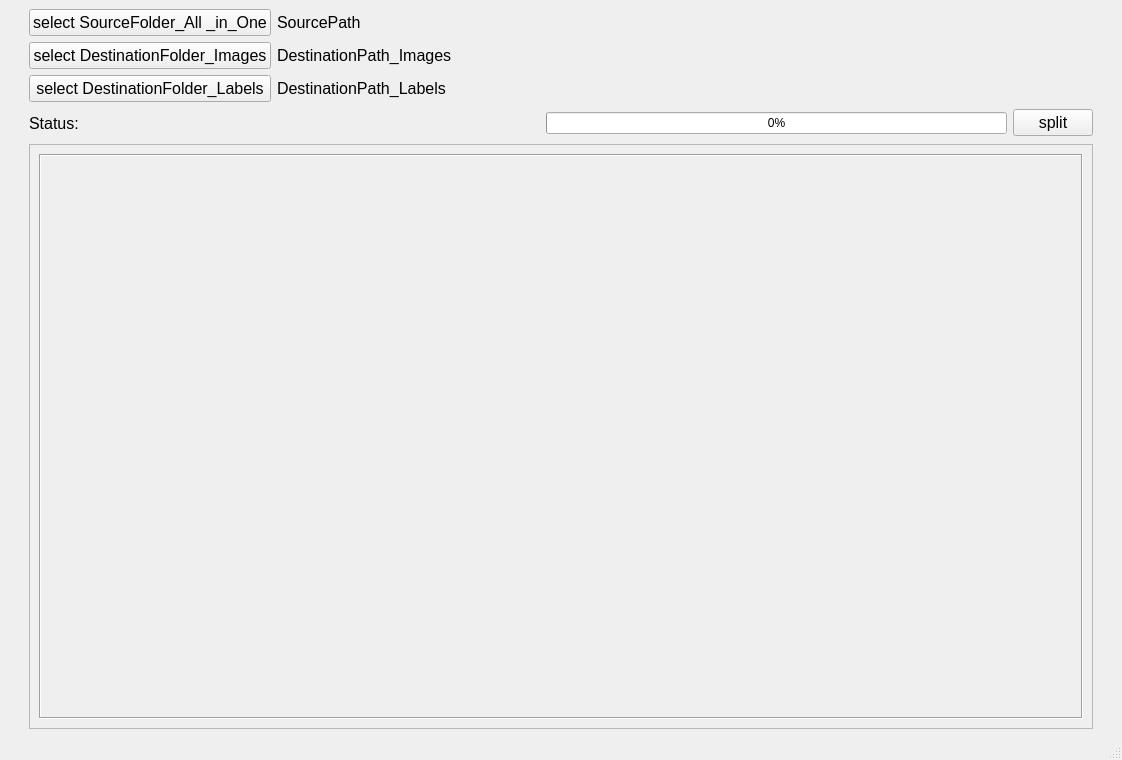
<?xml version="1.0" encoding="UTF-8"?>
<ui version="4.0">
 <class>MainWindow</class>
 <widget class="QMainWindow" name="MainWindow">
  <property name="geometry">
   <rect>
    <x>0</x>
    <y>0</y>
    <width>1122</width>
    <height>760</height>
   </rect>
  </property>
  <property name="windowTitle">
   <string>MainWindow</string>
  </property>
  <widget class="QWidget" name="centralwidget">
   <layout class="QGridLayout" name="gridLayout_2">
    <item row="0" column="0">
     <layout class="QHBoxLayout" name="horizontalLayout_3">
      <item>
       <spacer name="horizontalSpacer">
        <property name="orientation">
         <enum>Qt::Horizontal</enum>
        </property>
        <property name="sizeType">
         <enum>QSizePolicy::Fixed</enum>
        </property>
        <property name="sizeHint" stdset="0">
         <size>
          <width>20</width>
          <height>20</height>
         </size>
        </property>
       </spacer>
      </item>
      <item>
       <layout class="QVBoxLayout" name="verticalLayout_4">
        <item>
         <layout class="QHBoxLayout" name="horizontalLayout">
          <item>
           <layout class="QVBoxLayout" name="verticalLayout_2">
            <item>
             <widget class="QPushButton" name="pb_select_source_folder">
              <property name="font">
               <font>
                <pointsize>12</pointsize>
               </font>
              </property>
              <property name="text">
               <string>select SourceFolder_All _in_One</string>
              </property>
             </widget>
            </item>
            <item>
             <widget class="QPushButton" name="pb_select_destination_folder_images">
              <property name="font">
               <font>
                <pointsize>12</pointsize>
               </font>
              </property>
              <property name="text">
               <string>select DestinationFolder_Images</string>
              </property>
             </widget>
            </item>
            <item>
             <widget class="QPushButton" name="pb_select_destination_folder_labels">
              <property name="font">
               <font>
                <pointsize>12</pointsize>
               </font>
              </property>
              <property name="text">
               <string>select DestinationFolder_Labels</string>
              </property>
             </widget>
            </item>
           </layout>
          </item>
          <item>
           <layout class="QVBoxLayout" name="verticalLayout_3">
            <item>
             <widget class="QLabel" name="lb_source_folder_path">
              <property name="maximumSize">
               <size>
                <width>16777215</width>
                <height>30</height>
               </size>
              </property>
              <property name="font">
               <font>
                <pointsize>12</pointsize>
               </font>
              </property>
              <property name="text">
               <string>SourcePath</string>
              </property>
             </widget>
            </item>
            <item>
             <widget class="QLabel" name="lb_destination_folder_images_path">
              <property name="maximumSize">
               <size>
                <width>16777215</width>
                <height>30</height>
               </size>
              </property>
              <property name="font">
               <font>
                <pointsize>12</pointsize>
               </font>
              </property>
              <property name="text">
               <string>DestinationPath_Images</string>
              </property>
             </widget>
            </item>
            <item>
             <widget class="QLabel" name="lb_destination_folder_labels_path">
              <property name="maximumSize">
               <size>
                <width>16777215</width>
                <height>30</height>
               </size>
              </property>
              <property name="font">
               <font>
                <pointsize>12</pointsize>
               </font>
              </property>
              <property name="text">
               <string>DestinationPath_Labels</string>
              </property>
             </widget>
            </item>
           </layout>
          </item>
          <item>
           <spacer name="horizontalSpacer_3">
            <property name="orientation">
             <enum>Qt::Horizontal</enum>
            </property>
            <property name="sizeHint" stdset="0">
             <size>
              <width>40</width>
              <height>20</height>
             </size>
            </property>
           </spacer>
          </item>
          <item>
           <layout class="QVBoxLayout" name="verticalLayout_5">
            <item>
             <widget class="QLabel" name="label">
              <property name="maximumSize">
               <size>
                <width>245</width>
                <height>50</height>
               </size>
              </property>
              <property name="text">
               <string/>
              </property>
              <property name="pixmap">
               <pixmap>BTULogo_OhneRand.png</pixmap>
              </property>
              <property name="scaledContents">
               <bool>true</bool>
              </property>
              <property name="alignment">
               <set>Qt::AlignCenter</set>
              </property>
             </widget>
            </item>
            <item alignment="Qt::AlignRight">
             <widget class="QLabel" name="label_2">
              <property name="maximumSize">
               <size>
                <width>115</width>
                <height>50</height>
               </size>
              </property>
              <property name="text">
               <string/>
              </property>
              <property name="pixmap">
               <pixmap>MT-Logo.png</pixmap>
              </property>
              <property name="scaledContents">
               <bool>true</bool>
              </property>
              <property name="alignment">
               <set>Qt::AlignBottom|Qt::AlignRight|Qt::AlignTrailing</set>
              </property>
             </widget>
            </item>
           </layout>
          </item>
         </layout>
        </item>
        <item>
         <layout class="QVBoxLayout" name="verticalLayout">
          <item>
           <layout class="QHBoxLayout" name="horizontalLayout_2">
            <item>
             <widget class="QLabel" name="lb_status">
              <property name="minimumSize">
               <size>
                <width>0</width>
                <height>30</height>
               </size>
              </property>
              <property name="maximumSize">
               <size>
                <width>16777215</width>
                <height>30</height>
               </size>
              </property>
              <property name="font">
               <font>
                <pointsize>12</pointsize>
               </font>
              </property>
              <property name="text">
               <string>Status:</string>
              </property>
             </widget>
            </item>
            <item>
             <spacer name="horizontalSpacer_4">
              <property name="orientation">
               <enum>Qt::Horizontal</enum>
              </property>
              <property name="sizeHint" stdset="0">
               <size>
                <width>40</width>
                <height>20</height>
               </size>
              </property>
             </spacer>
            </item>
            <item>
             <widget class="QProgressBar" name="progressBar">
              <property name="value">
               <number>0</number>
              </property>
             </widget>
            </item>
            <item>
             <widget class="QPushButton" name="pb_split">
              <property name="font">
               <font>
                <pointsize>12</pointsize>
               </font>
              </property>
              <property name="text">
               <string>split</string>
              </property>
             </widget>
            </item>
           </layout>
          </item>
          <item>
           <widget class="QScrollArea" name="scrollArea">
            <property name="widgetResizable">
             <bool>true</bool>
            </property>
            <widget class="QWidget" name="scrollAreaWidgetContents">
             <property name="geometry">
              <rect>
               <x>0</x>
               <y>0</y>
               <width>1054</width>
               <height>556</height>
              </rect>
             </property>
             <layout class="QGridLayout" name="gridLayout">
              <item row="0" column="0">
               <widget class="QLabel" name="lb_console">
                <property name="sizePolicy">
                 <sizepolicy hsizetype="Preferred" vsizetype="Preferred">
                  <horstretch>0</horstretch>
                  <verstretch>0</verstretch>
                 </sizepolicy>
                </property>
                <property name="font">
                 <font>
                  <pointsize>12</pointsize>
                 </font>
                </property>
                <property name="autoFillBackground">
                 <bool>true</bool>
                </property>
                <property name="frameShape">
                 <enum>QFrame::Box</enum>
                </property>
                <property name="frameShadow">
                 <enum>QFrame::Sunken</enum>
                </property>
                <property name="text">
                 <string/>
                </property>
                <property name="wordWrap">
                 <bool>true</bool>
                </property>
               </widget>
              </item>
             </layout>
            </widget>
           </widget>
          </item>
         </layout>
        </item>
       </layout>
      </item>
      <item>
       <spacer name="horizontalSpacer_2">
        <property name="orientation">
         <enum>Qt::Horizontal</enum>
        </property>
        <property name="sizeType">
         <enum>QSizePolicy::Fixed</enum>
        </property>
        <property name="sizeHint" stdset="0">
         <size>
          <width>20</width>
          <height>20</height>
         </size>
        </property>
       </spacer>
      </item>
     </layout>
    </item>
   </layout>
  </widget>
  <widget class="QMenuBar" name="menubar">
   <property name="geometry">
    <rect>
     <x>0</x>
     <y>0</y>
     <width>1122</width>
     <height>18</height>
    </rect>
   </property>
  </widget>
  <widget class="QStatusBar" name="statusbar"/>
 </widget>
 <resources/>
 <connections/>
</ui>
